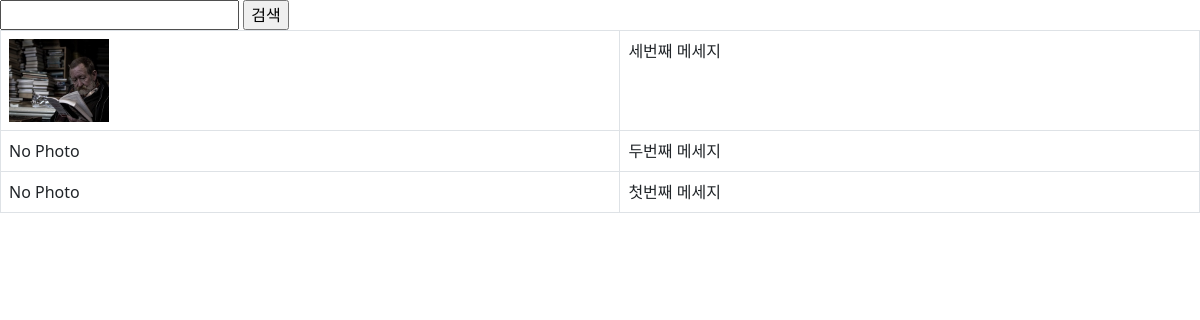
/instagram/, run on the app's committed database.
### instagram/models.py (models this page shows, shortened)
class Post(models.Model):
    author = models.ForeignKey(
        settings.AUTH_USER_MODEL, on_delete=models.CASCADE)
    message = models.TextField()
    photo = models.ImageField(blank=True, upload_to='instagram/post/%Y/%m/%d')
    tag_set = models.ManyToManyField('Tag', blank=True)
    is_public = models.BooleanField(default=False, verbose_name='공개여부')
    created_at = models.DateTimeField(auto_now_add=True)
    updated_at = models.DateTimeField(auto_now=True)
    def message_length(self):
        return len(self.message)
    message_length.short_description = "메세지 글자수"
    class Meta:
        ordering = ['-id']

### instagram/views.py (the view)
# urls.py: path('', views.post_list),
def post_list(request):
    qs = Post.objects.all()
    q = request.GET.get('q', '')
    if q:
        qs = qs.filter(message__icontains=q)
    return render(request, 'instagram/post_list.html', {
        'post_list': qs,
        'q': q,
    })

### instagram/templates/instagram/post_list.html (shortened to what this page needs)
<!doctype html>
<html lang="ko">
<head>
    <link href="https://cdn.jsdelivr.net/npm/bootstrap@5.3.0-alpha1/dist/css/bootstrap.min.css" rel="stylesheet">
</head>
<body>
    <form action="" method="get">
        <input type="text" name="q" value="{{q}}"/>
        <input type="submit" value="검색"/>
    </form>
    <table class="table table-bordered table-hover">
        <tbody>
            {% for post in post_list %}
                <tr>
                    <td>
                        {% if post.photo%}
                            <img src = "{{post.photo.url}}" style="width: 100px;" />
                        {% else %}
                            No Photo
                        {% endif %}
                    </td>
                    <td>
                        {{post.message}}
                    </td>
                </tr>
            {% endfor %}
        </tbody>
    </table>
</body>
</html>

### data on the page
Post: photo (picture), message "세번째 메세지"
Post: photo "No Photo", message "두번째 메세지"
Post: photo "No Photo", message "첫번째 메세지"
